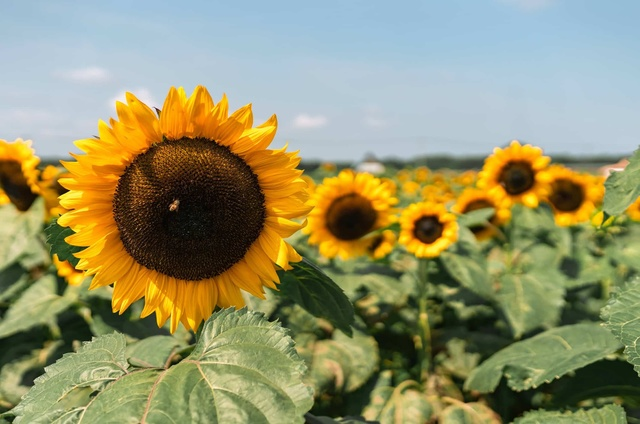
#> input picture data/sunflowers1.jpg, 640 x 424 px; its folder holds 5 pictures in this run
$ jupyter execute --allow-errors sunflowers.ipynb
#> lines starting #> are read from the running program, lines starting #| are printed output that depends on the picture
# Cvičení 2: Detekce slunečnic

Cílem cvičení je detekce slunečnic na fotografiích z pole. Květy najdeme detektorem blobů ve škálovém prostoru (např. **Laplacian of Gaussian, LoG**) a přebytečné bloby odfiltrujeme podle barvy okolí. Obrázky jsou v souborech `data/sunflowers{1-4}.jpg`.

1. Načtení obrázků a referenčních dat
2. Histogram odstínu vzorové slunečnice
3. Detekce květů
4. Vyhodnocení detekce
5. Bonus: robustnější vyhodnocení pomocí IoU

Obecné pokyny:
- Můžete používat [OpenCV](https://docs.opencv.org/) nebo např. [scikit-image](https://scikit-image.org/).
- Výsledky vykreslujte pomocí [matplotlib](https://matplotlib.org/).
- Svůj kód pište na místa označená komentářem `# TODO: implement`.
- Každá sekce obsahuje vzorový výstup. Váš výsledek nemusí být na pixel stejný, ale měl by vypadat podobně.
- Za každým bodem je buňka s testy ze souboru `tests/test_sunflowers.py`.
- K obrázkům patří **referenční anotace** (ground truth) ve formátu YOLO: každý řádek souboru `data/sunflowers{i}.txt` popisuje jednu slunečnici ve tvaru `třída cx cy w h`, kde `(cx, cy)` je střed obdélníku a `(w, h)` jeho šířka a výška, vše normalizované na rozsah 0 až 1 vzhledem k rozměrům obrázku.

[cell 1]
import sys
from collections.abc import Sequence

import cv2 as cv
import matplotlib.pyplot as plt
import numpy as np
from numpy.typing import NDArray
import scipy.stats
from skimage import feature, measure

if ".." not in sys.path:
    sys.path.append("..")
from tests import test_sunflowers

## 1. Načtení obrázků a referenčních dat

- Načtěte obrázky `../data/sunflowers{1-4}.jpg`, převeďte je do RGB a uložte do seznamu `images`.
- Implementujte funkci `load_yolo_boxes(path, shape)`, která načte anotace ve formátu YOLO a vrátí pole tvaru `(N, 4)` s obdélníky `(x1, y1, x2, y2)` v **pixelech**.
  - `shape` je rozměr obrázku `(výška, šířka, ...)`, podle kterého se normalizované souřadnice přepočítají na pixely.
  - Sloupec s třídou ignorujte, všechny anotované objekty jsou slunečnice.
- Anotace načtěte pro všechny čtyři obrázky do seznamu `boxes_true`. Seznamy `images` a `boxes_true` používají i testy detekce v bodě 4.
- Vypište počet anotovaných slunečnic v každém obrázku a obrázky vykreslete vedle sebe s anotovanými obdélníky.

Vzorový výstup:

<figure class="image">

</figure>

[cell 2]
# ## 1. Načtení obrázků a referenčních dat

def load_yolo_boxes(path: str, shape: tuple[int, ...]) -> NDArray[np.float64]:
    """
    Load boxes in the YOLO format and convert them to pixel coordinates.

    Args:
        path: Path to the text file with lines `class cx cy w h` (normalized coordinates).
        shape: Shape of the image (height, width, ...).
    Returns:
        Array of shape (N, 4) with boxes (x1, y1, x2, y2) in pixels.
    """
    ########################################
    # TODO: implement

    boxes = []
    with open(path, "r") as f:
        for line in f:
            _, cx, cy, w, h = map(float, line.split()) # v procentech
            x1 = (cx - w / 2) * shape[1]
            y1 = (cy - h / 2) * shape[0]
            x2 = (cx + w / 2) * shape[1]
            y2 = (cy + h / 2) * shape[0]
            boxes.append((x1, y1, x2, y2))

    return np.array(boxes, dtype=np.float64)

    ########################################

[cell 3]
########################################
# TODO: implement

# Nacteni obrazku a anotaci
# images = ...
# boxes_true = ...

# Vykresleni
# ...

images = []
for i in range(1, 5):
    img = cv.imread(f"../data/sunflowers{i}.jpg")
#> img is the input picture: shape (424, 640, 3); mean B, G, R 106.2, 146.1, 147.8
    img_rgb = cv.cvtColor(img, cv.COLOR_BGR2RGB)
    images.append(img_rgb)

boxes_true = []
#> boxes_true = []
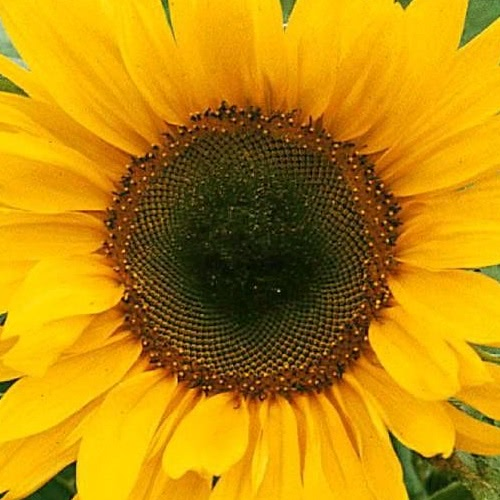
#> input picture data/sunflower_template.jpg, 500 x 500 px
#> further down, template is the input picture: shape (500, 500, 3); mean B, G, R 9.7, 138.7, 190
#> (the rest of this cell did not finish here and is left out)

#> (a cell that did not finish here is left out)

## 2. Histogram odstínu vzorové slunečnice

Květ poznáme podle barvy: žluté okvětní lístky kolem hnědého středu mají charakteristické rozdělení odstínů (hue). Jako vzor použijeme obrázek slunečnice `../data/sunflower_template.jpg` a později s ním budeme porovnávat výřezy z testovacích obrázků.

- Implementujte funkci `hue_histogram(rgb)`, která z obrázku (nebo výřezu) spočítá histogram **pouze složky H** v prostoru HSV.
  - Odstín převeďte na rozsah 0 až 1 (kanál H má v OpenCV pro 8bitové obrázky rozsah 0 až 179, ve scikit-image už je v rozsahu 0 až 1).
  - Histogram pokrývá celý rozsah odstínu 0 až 1 stejně širokými biny. Počet binů zvolte sami, doporučeno je 100.
  - Histogram **normalizujte na jednotkový součet** (součet hodnot je 1), aby šlo o rozdělení pravděpodobnosti odstínu. Výřezy různé velikosti se tak dají porovnávat a Kullback-Leiblerova divergence je definována právě pro rozdělení pravděpodobnosti.
- Načtěte obrázek `../data/sunflower_template.jpg`, převeďte jej do RGB (`template_rgb`), spočítejte jeho histogram odstínu a uložte jej do proměnné `template_hist`.
- Šablonu a její histogram vykreslete.
- Test ověří funkci na malém umělém obrázku složeném z pixelů několika barev se známým odstínem. Projde pro libovolný počet binů (alespoň 10).

Vzorový výstup:

<figure class="image">

</figure>

[cell 5]
def hue_histogram(rgb: NDArray[np.uint8], bins: int = 100) -> NDArray[np.float64]:
    """
    Compute the histogram of the hue channel.

    Args:
        rgb: Image or crop in RGB order of dtype uint8.
        bins: Number of bins.
    Returns:
        Histogram with `bins` bins on the hue range 0..1 normalized to the unit sum.
    """
#> called with bins = 100
    ########################################
    # TODO: implement

    hsv = cv.cvtColor(rgb, cv.COLOR_RGB2HSV)
#> hsv: shape (500, 500, 3); mean H, S, V 22.3, 234.2, 191
    hue = hsv[:, :, 0]
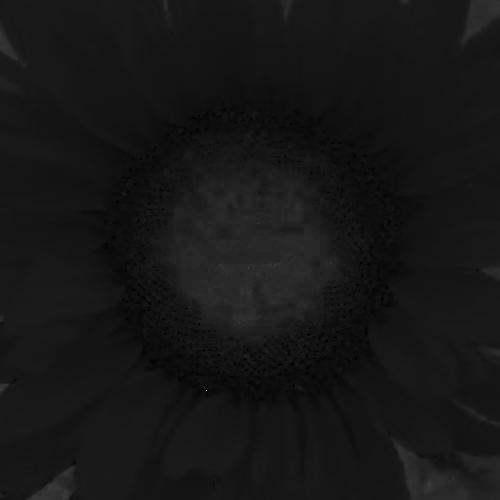
#> hue: shape (500, 500); min 0, max 179, mean 22.3
    hue = hue / 179.0  # normalizace
    hist, _ = np.histogram(hue.flatten(), bins=bins, range=(0, 1))
#> hist = 100 values, max 57979 at index 12, min 0 at index 35, mean 2500
    hist = hist.astype(np.float64)
    hist /= np.sum(hist) # jednotkový součet
#> hist = 100 values, max 0.232 at index 12, min 0 at index 35, mean 0.01

    return hist

    ########################################

[cell 6]
########################################
# TODO: implement

template = cv.imread("../data/sunflower_template.jpg")
template_rgb = cv.cvtColor(template, cv.COLOR_BGR2RGB)
template_hist = hue_histogram(template_rgb)
#> template_hist has the same summary as hist in hue_histogram

plt.figure(figsize=(8, 4))
plt.subplot(1, 2, 1)
plt.imshow(template_rgb)
plt.axis('off')
plt.subplot(1, 2, 2)
plt.bar(np.linspace(0, 1, 100), template_hist, width=0.01)
plt.title("Histogram odstínu")
plt.xlabel("hue")
plt.tight_layout()
plt.show()
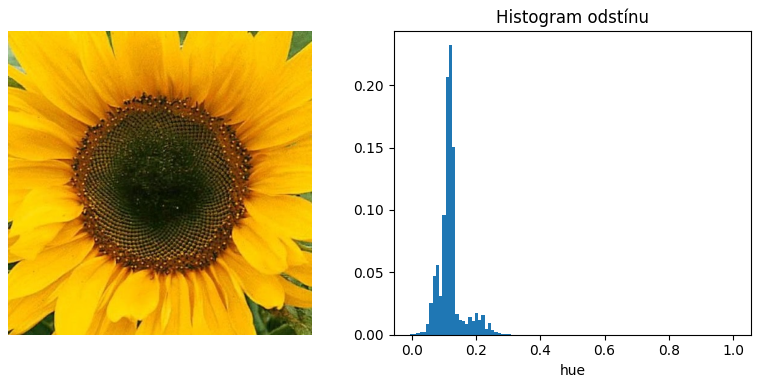
#> figure drawn by matplotlib, 2 panels; panel 2: tallest bar 0.232 high, from x = 0.116 to 0.126

########################################

#> (a cell that did not finish here is left out)

## 3. Detekce květů

Střed květu je tmavý blob na světlých žlutých okvětních lístcích. Bloby různé velikosti najde detektor ve škálovém prostoru, který pro každý blob vrací střed a měřítko $\sigma$. Blobů bude hodně: nejen středy květů, ale i tmavé stíny mezi listy. Slunečnice mezi nimi vybereme podle barvy okolí.

- Implementujte funkci `detect_sunflowers(rgb)`, která najde slunečnice v obrázku a vrátí je jako **seznam blobů** `(x, y, sigma)`: střed v pixelech a měřítko $\sigma$. Počet květů je pak délka seznamu.
- Postup je na vás, doporučujeme následující kroky:
  1. **Detekce blobů.** Doporučujeme detektor **Laplacian of Gaussian (LoG)** [`skimage.feature.blob_log`](https://scikit-image.org/docs/stable/api/skimage.feature.html#skimage.feature.blob_log) na šedotónovém obrázku s hodnotami 0 až 1.
     - LoG hledá **světlé** bloby, středy květů jsou tmavé. Použijte proto negativ obrazu $1 - \text{gray}$.
     - Nastavte rozsah měřítek (`min_sigma`, `max_sigma`, `num_sigma`) a `log_scale=True`. Vhodný rozsah je zhruba $\sigma \in [5, 90]$.
     - Pozor na pořadí souřadnic: `blob_log` vrací řádky `(y, x, sigma)`, kdežto `detect_sunflowers` vrací `(x, y, sigma)`.
     - Použít lze i jiný detektor, např. `blob_dog` nebo `blob_doh` ze scikit-image nebo `cv.SimpleBlobDetector` z OpenCV. Vrací-li detektor místo měřítka poloměr blobu $r$ (nebo průměr $2r$), převeďte jej na měřítko $\sigma \approx r / \sqrt{2}$.
  2. **Výřez okolí.** Pro každý blob vezměte čtvercový výřez o straně přibližně $4\sigma$ (tedy $\pm 2\sigma$ od středu). Bloby, jejichž výřez zasahuje mimo obrázek, vynechte.
  3. **Porovnání se šablonou.** Z výřezu spočítejte histogram odstínu `hue_histogram` a porovnejte jej s histogramem šablony `template_hist` pomocí **Kullback-Leiblerovy divergence**
     $$
     D_\mathrm{KL}(P \parallel Q) = \sum_i P_i \log\frac{P_i}{Q_i},
     $$
     kterou spočítá `scipy.stats.entropy(P, Q)`. Pokud by v histogramech byly nuly, divergence vyjde nekonečná nebo `NaN`. Přičtěte proto k oběma histogramům malé číslo, např. $0{,}001$.
  4. **Výběr slunečnic.** Bloby s divergencí **menší než zvolený práh** (zkuste hodnoty kolem 0,5 až 1,5) ponechte. Čím nižší práh, tím méně falešných detekcí, ale i méně nalezených květů.
- Detekci spusťte na všech obrázcích a výsledky uložte do seznamu `detections` (pro každý obrázek seznam blobů `(x, y, sigma)`). Vypište počty nalezených a anotovaných slunečnic a výsledky vykreslete, např. jako kružnice o poloměru $\sqrt{2}\,\sigma$.
- Test ověří funkci na umělém obrázku trávy a nebe, do kterého jsou vloženy tmavé kotouče a zmenšená šablona slunečnice ve třech velikostech. Funkce musí najít každou slunečnici (blob blízko středu květu s přiměřeným měřítkem $\sigma$) a nesmí najít žádný z kotoučů: jsou to bloby, ale ne slunečnice.
- **Vyhodnocení podle pozic:** kvalitu detekce na fotografiích ověří testy v bodě 4. Vyhodnocují vaše bloby `detections` vůči anotacím `boxes_true` **vaší funkcí** `evaluate_blobs`, kterou naprogramujete v bodě 4. Detekovaný blob je **správná detekce** (TP), pokud jeho střed leží uvnitř některého anotovaného obdélníku. Že je jeden obdélník nalezen vícekrát, se neřeší. Bloby mimo všechny obdélníky jsou **falešné** (FP) a obdélníky bez jediné správné detekce jsou **přehlédnuté** (FN).
  - Z TP, FP a FN se spočítá zjednodušené skóre $F_1$ pro každý obrázek zvlášť. Požadované hodnoty jsou uvedeny v bodě 4.
- Který z obrázků je nejtěžší a proč? Jaké chyby metoda dělá (falešné detekce, přehlédnuté květy) a čím by šlo metodu vylepšit?

Vzorový výstup:

<figure class="image">

</figure>

[cell 8]
def detect_sunflowers(rgb: NDArray[np.uint8]) -> list[tuple[float, float, float]]:
    """
    Detect sunflowers as dark blobs whose surroundings have a hue histogram similar to the template.

    Args:
        rgb: Image in RGB order of dtype uint8.
    Returns:
        List of blobs (x, y, sigma) in pixels, one per detected sunflower.
    """
    ########################################
    gray = cv.cvtColor(rgb, cv.COLOR_RGB2GRAY).astype(np.float64) / 255.0
    blobs = feature.blob_log(
        1.0 - gray,
        min_sigma=5,
        max_sigma=90,
        num_sigma=25,
        threshold=0.15,

        log_scale=True,
    )

    detections = []
    height, width = rgb.shape[:2]
    for y, x, sigma in blobs:
        half_size = int(round(2 * sigma))
        x_center, y_center = int(round(x)), int(round(y))
        if (
            x_center - half_size < 0
            or x_center + half_size > width
            or y_center - half_size < 0
            or y_center + half_size > height
        ):
            continue

        crop = rgb[y_center - half_size : y_center + half_size, x_center - half_size : x_center + half_size]
        hist = hue_histogram(crop)
        similarity = scipy.stats.entropy(hist + 0.001, template_hist + 0.001)
        if similarity < 0.8:
            detections.append((float(x), float(y), float(sigma)))

    return detections

    ########################################

[cell 9]
########################################
# TODO: implement

detections = []

images = []
for i in range(1, 5):
    img = cv.imread(f"../data/sunflowers{i}.jpg")
    img_rgb = cv.cvtColor(img, cv.COLOR_BGR2RGB)
    images.append(img_rgb)

boxes_detected = []
#> boxes_detected = []
for i in range(0, 4):
    img = images[i]
    boxes = detect_sunflowers(img) #List of blobs (x, y, sigma) in pixels, one per detected sunflower.
    boxes_detected.append(boxes)
#> this loop made 4 passes
#> pass 1, in detect_sunflowers, `gray = cv.cvtColor(rgb, cv.COLOR_RGB2GRAY).astype(np.float64) / 255.0`:
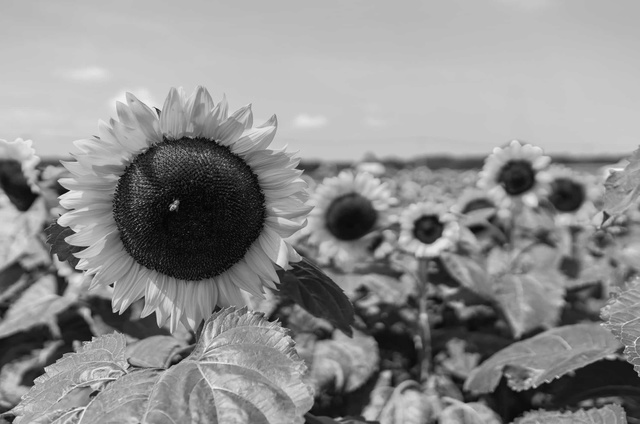
#> gray: shape (424, 640) float64; min 0.00392, max 0.973, mean 0.557
#> pass 1, in hue_histogram (call 2), `hue = hsv[:, :, 0]`:
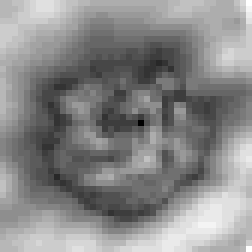
#> hue: shape (42, 42) (shown 6 times larger); min 5, max 30, mean 18.4; drawn with min black and max white
#> after the loop:
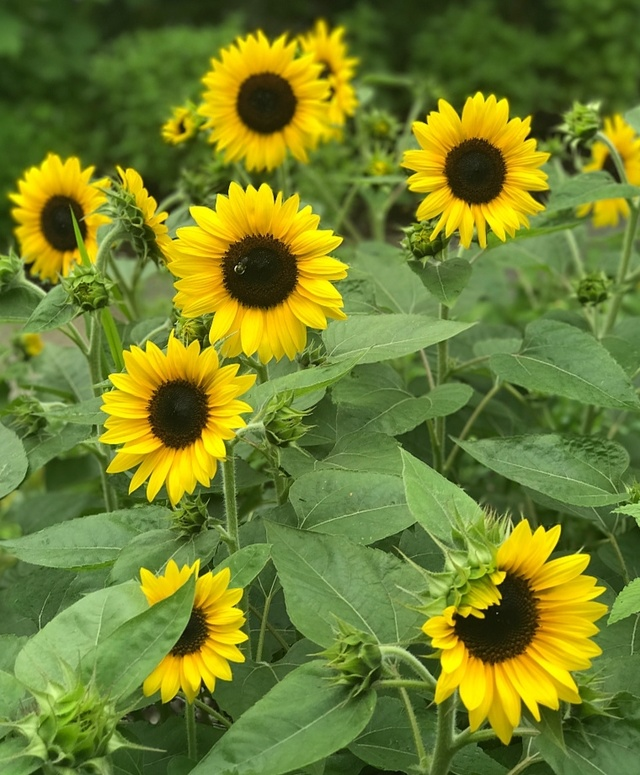
#> img: shape (775, 640, 3); mean R, G, B 114.1, 128.7, 43.4
detections = boxes_detected

for i, (img, boxes) in enumerate(zip(images, boxes_detected), start=1):
    print(f"Počet detekovaných slunečnic v obrázku {i}: {len(boxes)}")

    plt.subplot(2, 2, i)
    plt.imshow(img)
    for x, y, sigma in boxes:
        half_size = int(round(2 * sigma))
        x1 = x - half_size
        y1 = y - half_size
        width = 2 * half_size
        height = 2 * half_size
        plt.gca().add_patch(plt.Rectangle((x1, y1), width, height, fill=False, edgecolor='blue', linewidth=2))
    plt.title(f"Obrázek {i}")
    plt.axis('off')

########################################
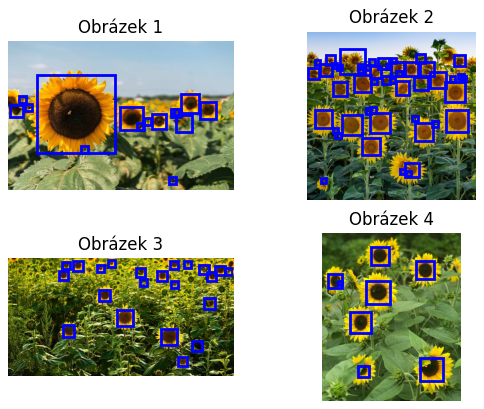
#> figure drawn by matplotlib, 4 panels

#> (a cell that did not finish here is left out)

## 4. Vyhodnocení detekce

Aby šlo kvalitu detekce posoudit, potřebujeme ji **změřit**. Naprogramujte vyhodnocovací funkci a použijte ji i pro vlastní ladění (např. výběr prahu divergence).

- Implementujte funkci `evaluate_blobs(blobs, boxes_true)`, která porovná detekované bloby `(x, y, sigma)` s anotovanými obdélníky `(x1, y1, x2, y2)` a vrátí trojici `(TP, FP, FN)`:
  - **TP** (true positives): počet blobů, jejichž střed `(x, y)` leží uvnitř **některého** anotovaného obdélníku (včetně hranice). Jeden obdélník může být zasažen i vícekrát, každý takový blob se počítá jako TP.
  - **FP** (false positives): počet blobů, které nelze k žádnému obdélníku přiřadit, tedy leží mimo všechny obdélníky.
  - **FN** (false negatives): počet anotovaných obdélníků, které nezasáhl žádný blob.
  - Funkce musí zvládnout i prázdný seznam blobů.
- Funkci ověří test na vymyšlených datech: tři obdélníky a několik sad detekcí (bezchybná detekce, posunuté bloby, přehlédnutý květ, falešné bloby, prázdný seznam, malý blob uvnitř obdélníku a duplicitní zásahy).
- Funkci použijte na výsledky detekce ze 3. bodu: pro každý obrázek vypište TP, FP, FN a skóre $F_1$.
- Testy detekce `TestDetectImage1` až `TestDetectImage4` vyhodnocují vaše výsledky `detections` vůči anotacím `boxes_true` **vaší** funkcí `evaluate_blobs`, a proto musí nejprve projít její test. Požadované skóre $F_1 = \dfrac{2\,\mathrm{TP}}{2\,\mathrm{TP} + \mathrm{FP} + \mathrm{FN}}$ detekce je pro jednotlivé obrázky alespoň **0,55**, **0,55**, **0,7** a **0,75**.

Vzorový výstup:

<figure class="image">

</figure>

[cell 11]
# [43 lines left out: function evaluate_blobs, not called in this run]

    ########################################

#> (a cell that did not finish here is left out)

[cell 13]
########################################
# TODO: implement

for i, (blobs, boxes) in enumerate(zip(boxes_detected, boxes_true), start=1):
    tp, fp, fn = evaluate_blobs(blobs, boxes)
    print(f"Obrázek {i}: TP={tp}, FP={fp}, FN={fn}")

########################################
